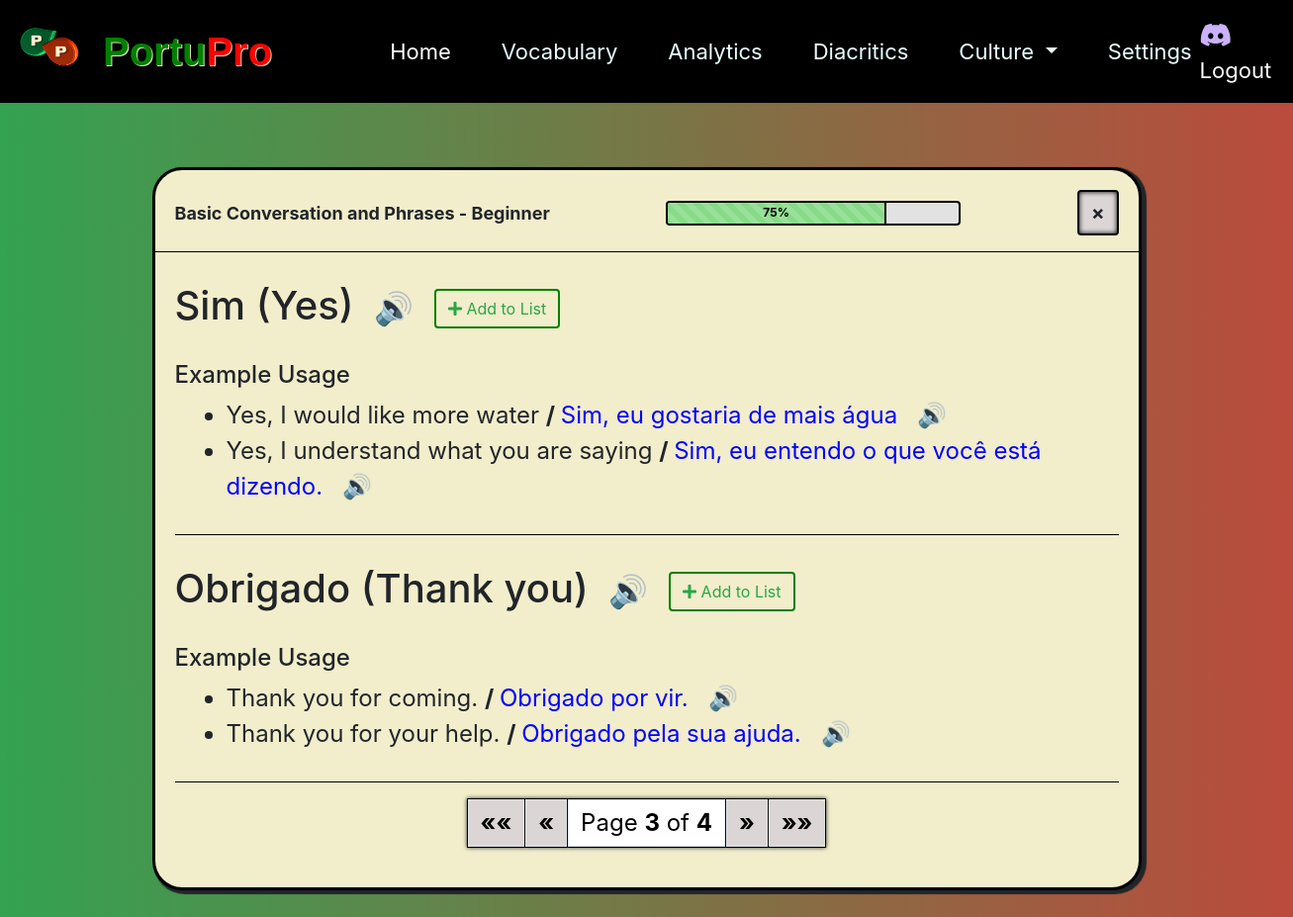
/lesson/1/ (signed in), run on the app's committed database.
### mainsite/models.py (models this page shows, shortened)
class Unit(models.Model):
    name = models.CharField(max_length=255, blank=False, null=False)
    description = models.TextField(blank=True, null=True)

class Lesson(models.Model):
    DIFFICULTY_CHOICES = [
        ('Beginner', 'Beginner'),
        ('Intermediate', 'Intermediate'),
        ('Advanced', 'Advanced'),
    ]
    unit = models.ForeignKey(Unit, on_delete=models.CASCADE, related_name='lessons')
    content = models.TextField()
    difficulty = models.CharField(max_length=12, choices=DIFFICULTY_CHOICES)

class Word(models.Model):
    portuguese_word = models.CharField(max_length=255)
    english_translation = models.CharField(max_length=255)
    lesson = models.ForeignKey('Lesson', on_delete=models.CASCADE, blank=True, null=True)
    class Meta:
        ordering = ['id']

class ExampleUsage(models.Model):
    word = models.ForeignKey(Word, on_delete=models.CASCADE, related_name='example_usages')
    english_usage = models.TextField()
    portuguese_usage = models.TextField()

### mainsite/views.py (the view)
# urls.py: path('lesson/<int:lesson_id>/', views.lesson, name='lesson'),
@login_required
def lesson(request, lesson_id):
    proficiency_dict = {
        '1': 'Beginner',
        '2': 'Intermediate',
        '3': 'Advanced'
    }
    lesson = Lesson.objects.get(unit_id=lesson_id, difficulty=proficiency_dict[str(request.user.proficiency_level)])
    words_list = lesson.word_set.all()
    default = 1
    if UserAttempts.objects.filter(lesson=lesson, user=request.user).exists():
        default = int(UserAttempts.objects.filter(lesson=lesson, user=request.user)[0].pages_covered)
    words_per_page = 2
    page = request.GET.get('page', default)  # Default to the first page
    paginator = Paginator(words_list, words_per_page)
    try:
        words = paginator.page(page)
    except PageNotAnInteger:
        words = paginator.page(1)
    except EmptyPage:
        words = paginator.page(paginator.num_pages)
    percent_complete = int((int(page)/paginator.num_pages)*100)
    if not UserAttempts.objects.filter(lesson=lesson, user=request.user).exists():
        UserAttempts.objects.create(lesson=lesson, user=request.user, pages_covered=0)
    else:
        user_attempt = UserAttempts.objects.get(lesson=lesson, user=request.user)
        user_attempt.pages_covered = int(page)
        user_attempt.save()
    example_usages_1 = words[0].example_usages.all()
    word_1_usages = []
    word_1_usages.append(example_usages_1)
    try:
        example_usages_2 = words[1].example_usages.all()
    except:
        example_usages_2 = []
    word_2_usages = []
    word_2_usages.append(example_usages_2)
    unit_obj = Unit.objects.get(id=lesson_id)
    return render(request, 'mainsite/lesson.html', {
        'lesson': lesson, 'words': words, 'word_1_usages':word_1_usages, 'word_2_usages':word_2_usages,
        'percent_complete': percent_complete, 'unit_id': lesson_id, 'unit_name': unit_obj.name,
        'difficulty': proficiency_dict[str(request.user.proficiency_level)]
    })

### templates/mainsite/lesson.html (shortened to what this page needs)
{% load static %}
<!DOCTYPE html>
<html lang="en">
<head>
<link rel="stylesheet" href="https://stackpath.bootstrapcdn.com/bootstrap/4.3.1/css/bootstrap.min.css">
<link rel="stylesheet" href="https://use.fontawesome.com/releases/v5.15.3/css/all.css">
<link rel="stylesheet" href="{% static 'dashboard.css' %}">
</head>
<body>
  {% include 'mainsite/navbar.html' %}
  <div class="container">
    <div class="quiz-container">
      <div class="d-flex justify-content-between align-items-center mb-3">
        <div style="width: auto; margin-left:20px; font-size: 18px">
          <b>{{unit_name}} - {{difficulty}} </b>
        </div>
        <div class="progress" style="width: 30%;">
          <div class="progress-bar progress-bar-striped" role="progressbar" style="width: {{ percent_complete }}%;" data-toggle="tooltip" data-placement="top" title="For Quiz 2" aria-valuenow="{{percent_complete}}" aria-valuemin="0" aria-valuemax="100">{{percent_complete}}%</div>
        </div>
        <a href="/home" class="btn btn-light big-close" id="big_close">&times;</a>
    </div>
    <hr>
    <div class="lesson-content" style="margin: 20px;">
      <form>
        {% for word in words %}
        <div class="word-header" style="margin-top: 30px;">
          <h1><span class="notranslate">{{word.portuguese_word}}</span> ({{word.english_translation}})
              <button class="sound-button" id="speakBtn" style="font-size:32px" onclick="convertTextToSpeech('{{word.portuguese_word}}')">🔊</button>
              <button class="btn btn-outline-success plus-button" id="plusBtn" data-word-id="{{ word.id }}"><i class="fas fa-plus"></i>    Add to List</button>
          </h1><br>
        </div>
        <div class="example-usage">
          <h4>Example Usage</h4>
          <ul>
            {% for usage in word.example_usages.all %}
            <li style="font-size:24px; margin-left: 12px;"> {{usage.english_usage}} <b>   /   </b> <span class="notranslate" style="color:blue">{{usage.portuguese_usage}}</span><button class="sound-button" id="speakBtn" onclick="convertTextToSpeech('{{usage.portuguese_usage}}')" style="font-size: 24px; margin-left: 20px;">🔊</button></li>
            {% endfor %}
          </ul>
          </div>
        <hr style="margin-top:30px">
        {% endfor %}
        <div id="pagination_box">
          <nav id="pagination-nav" aria-label="Page navigation example">
            <ul class="pagination justify-content-center">
              {% if words.has_previous %}
                <li class="page-item">
                  <a class="page-link" href="?page=1" aria-label="First" style="background-color:rgb(219, 213, 213); font-weight: bold; font-size:24px">
                    <span aria-hidden="true" style="color: rgb(0, 0, 0);">&laquo;&laquo;</span>
                  </a>
                </li>
                <li class="page-item">
                  <a class="page-link" href="?page={{ words.previous_page_number }}" aria-label="Previous" style="background-color: rgb(219, 213, 213); font-weight: bold; font-size:24px">
                    <span aria-hidden="true" style="color: rgb(0, 0, 0);">&laquo;</span>
                  </a>
                </li>
              {% endif %}
              <li class="page-item disabled">
                <span class="page-link" style="background-color: rgb(255, 255, 255); font-size:24px; color: black;">Page <b>{{ words.number }}</b> of <b>{{ words.paginator.num_pages }}</b></span>
              </li>
              {% if words.has_next %}
                <li class="page-item">
                  <a class="page-link" href="?page={{ words.next_page_number }}" aria-label="Next" id="nextBtn" style="background-color: rgb(219, 213, 213); font-weight: bold; font-size:24px">
                    <span aria-hidden="true" style="color: rgb(0, 0, 0);">&raquo;</span>
                  </a>
                </li>
                <li class="page-item">
                  <a class="page-link" href="?page={{ words.paginator.num_pages }}" aria-label="Last" id="lastBtn" style="background-color: rgb(219, 213, 213)  ; font-weight: bold; font-size:24px">
                    <span aria-hidden="true" style="color: rgb(0, 0, 0);">&raquo;&raquo;</span>
                  </a>
                </li>
              {% endif %}
            </ul>
          </nav>
        </div>
      </form>
      </div>
    </div>
  </div>
  <div aria-live="polite" aria-atomic="true" style="position: fixed; top: 50%; left: 50%; transform: translate(-50%, -50%); min-height: 200px; z-index: 1050;">
  </div>
</body>
</html>

### static/dashboard.css (style rules this page uses)
html, body { height: 100%; margin: 0; padding: 0; }
body { background: linear-gradient(to right, #33A251, #BB4B3C); background-attachment: fixed; background-repeat: no-repeat; background-size: cover; }
.container { min-height: 100%; }
.quiz-container { border-radius: 30px; box-shadow: 3px 2px 1px 2px; background-color: #f2edcb; margin-top: 65px; border: 3px solid black; }
.progress-bar { border: 0px solid black; background-color: #87db88; color: black; font-weight: bold; border-right: 2px solid black; }
.progress { background-color: 0px solid black; background-color: rgb(226, 226, 226); height: 25px; width: 30%; border: 2px solid black; }
#big_close { border: 2px solid black; margin-right: 20px; box-shadow: inset 0px 0px 5px 0px black; background-color: rgb(219, 213, 213); font-size: 20px; font-weight: bold; }
.page-item { border: 1px solid rgb(0, 0, 0); box-shadow: 0px 0px 4px 0px; }

### templates/mainsite/lesson.html (style rules this page uses)
.quiz-container { max-width: 1000px; margin: 30px auto; background-color: #f9f9f9; padding: 20px; padding-left: 0px; padding-right: 0px; border-radius: 8px; box-shadow: 0 0 10px rgba(0, 0, 0, 0.1); }
hr { border: none; height: 1px; width: 100%; margin-left: 0px; margin-right: 0px; background-color: #000000; }
.sound-button { background: none; border: none; font-size: 24px; cursor: pointer; padding: 0; display: inline-flex; align-items: center; justify-content: center; }
.sound-button, .plus-button { margin-left: 10px; cursor: pointer; transition: transform 0.2s ease-in-out; }
.sound-button i, .plus-button i { pointer-events: none; }
#plusBtn { border: 2px solid green }

### data on the page
Unit: name "Basic Conversation and Phrases"
Lesson: difficulty "Beginner"
Word: portuguese_word "Sim", english_translation "Yes"
ExampleUsage: english_usage "Yes, I would like more water", portuguese_usage "Sim, eu gostaria de mais água"
ExampleUsage: english_usage "Yes, I understand what you are saying", portuguese_usage "Sim, eu entendo o que você está dizendo."
Word: portuguese_word "Obrigado", english_translation "Thank you"
ExampleUsage: english_usage "Thank you for coming.", portuguese_usage "Obrigado por vir."
ExampleUsage: english_usage "Thank you for your help.", portuguese_usage "Obrigado pela sua ajuda."

### other printed values
{{ percent_complete }} "75"
{{ words.number }} "3"
{{ words.paginator.num_pages }} "4"
